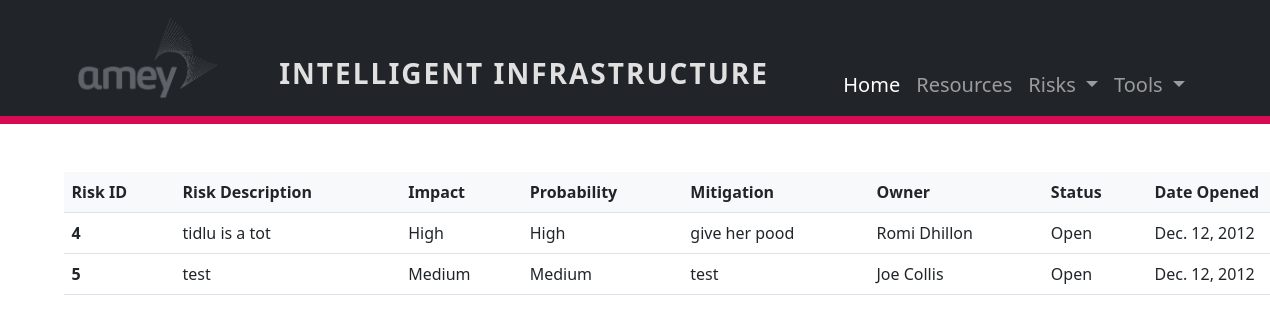
Page /ii_app/riskregister/ on the committed database.
### ii_app/models.py (models this page shows)
class Risk(models.Model):
    risk_description = models.CharField(max_length = 500)
    risk_impact = models.CharField(max_length = 50, choices= risk_impact_choices)
    risk_probability = models.CharField(max_length = 50, choices = risk_probability_choices)
    risk_mitigation = models.CharField(max_length = 500)
    risk_owner = models.CharField(max_length = 200, choices = risk_owner_choices)
    risk_status = models.CharField(max_length = 500, choices= status_choices)
    date_opened = models.DateField()

### ii_app/views.py (the view)
# urls.py: path('riskregister/', views.risk_register, name='riskregister/'),
def risk_register(request):
    risk_register = Risk.objects.all()
    context = {
        'risk_register': risk_register,
    }
    return render (request, 'ii_app/risk_register.html', context)

### ii_app/templates/ii_app/risk_register.html
{% extends 'ii_app/base.html' %}
{% block body %}
<table class="table align-middle mb-0 mt-5">
  <thead class="bg-light">
    <tr class="">
      <th scope="">Risk ID</th>
      <th scope="">Risk Description</th>
      <th scope="">Impact</th>
      <th scope="">Probability</th>
      <th scope="">Mitigation</th>
      <th scope="">Owner</th>
      <th scope="">Status</th>
      <th scope="">Date Opened</th>
    </tr>
  </thead>
  {% for item in risk_register %}
  <tbody>
    <tr class="">
      <th scope="row">{{item.id}}</th>
      <td>{{item.risk_description}}</td>
      <td>{{item.risk_impact}}</td>
      <td>{{item.risk_probability}}</td>
      <td>{{item.risk_mitigation}}</td>
      <td>{{item.risk_owner}}</td>
      <td>{{item.risk_status}}</td>
      <td>{{item.date_opened}}</td>
    </tr>
{% endfor %}
{% endblock %}

### ii_app/templates/ii_app/base.html (shortened to what this page needs)
{% load static %}
<!DOCTYPE html>
<html lang="en">
  <head>
    <link rel="stylesheet" href="{% static 'ii_app/style.css' %}" />
    <link href="https://cdn.jsdelivr.net/npm/bootstrap@5.2.1/dist/css/bootstrap.min.css" rel="stylesheet"
>
  </head>
  <body>
    <nav>
      <nav class="navbar navbar-expand-lg navbar-dark bg-dark static-top">
        <div class="container">
          <a class="navbar-brand" href="#">
            <img
              class="logo-image"
              src="/static/ii_app/images/amey.png"
              height="80"
            />
          </a>
          <h1 class="logo">Intelligent Infrastructure</h1>
          <div class="collapse navbar-collapse" id="navbarSupportedContent">
            <ul class="navbar-nav ms-auto">
              <li class="nav-item">
                <a class="nav-link active" aria-current="page" href="/ii_app/"
                  >Home
                </a>
              </li>
              <li class="nav-item">
                <a class="nav-link" href="/ii_app/resources">Resources</a>
              </li>
              <li class="nav-item dropdown">
                <a
                  class="nav-link dropdown-toggle"
                  href=""
                  id="navbarDropdown"
                  role="button"
                  data-bs-toggle="dropdown"
                  aria-expanded="false"
                >
                  Risks
                </a>
              </li>
              <li class="nav-item dropdown">
                <a
                  class="nav-link dropdown-toggle"
                  href=""
                  id="navbarDropdown"
                  role="button"
                  data-bs-toggle="dropdown"
                  aria-expanded="false"
                >
                  Tools
                </a>
              </li>
            </ul>
          </div>
        </div>
      </nav>
    </nav>
    {% block body %}
    {% endblock %}
  </body>
</html>

### ii_app/static/ii_app/style.css (style rules this page uses)
nav { border-bottom: 4px solid #d70b52; }
nav h1 { color: #E0E0E0; font-size: 28px; font-weight: 650; letter-spacing: 2px; text-transform: uppercase; float:left; position: relative; display:inline-block; padding-top: 3.5%; padding-left: 4%; }
nav img { height:80; left: 0; }
nav li { position: relative; height: 100%; display:inline-block; padding-top: 15%; font-size: 20px; }
li a { text-decoration: none; margin-left: 0%; color: #E0E0E0; font-size: 15px; }
.navbar .navbar-nav .nav-item::after { position: absolute; bottom: 0; left: 0; right: 0; margin: auto; background-color: #d70b52; width: 0%; content: ""; height: 4px; transition: all 0.5s; }
.table { margin-left: 5%; }

### rows in the picture
Risk: id "4", risk_description "tidlu is a tot", risk_impact "High", risk_probability "High", risk_mitigation "give her pood", risk_owner "Romi Dhillon", risk_status "Open", date_opened "Dec. 12, 2012"
Risk: id "5", risk_description "test", risk_impact "Medium", risk_probability "Medium", risk_mitigation "test", risk_owner "Joe Collis", risk_status "Open", date_opened "Dec. 12, 2012"
